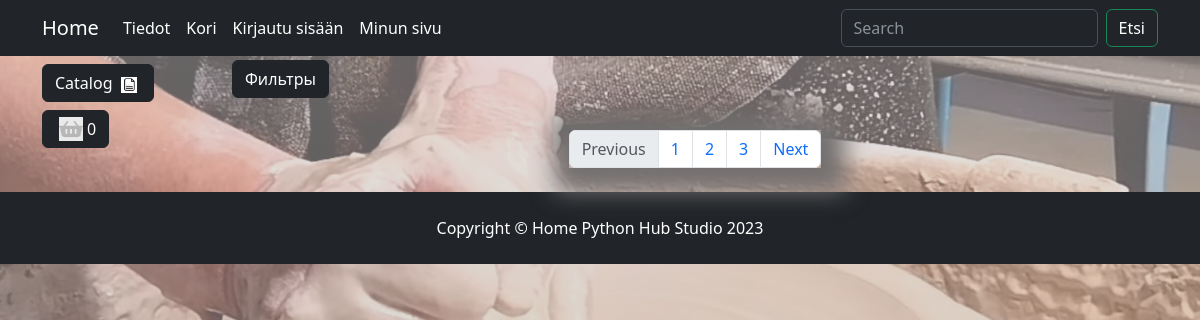
Before: /goods/maljakot/ with the older database file.
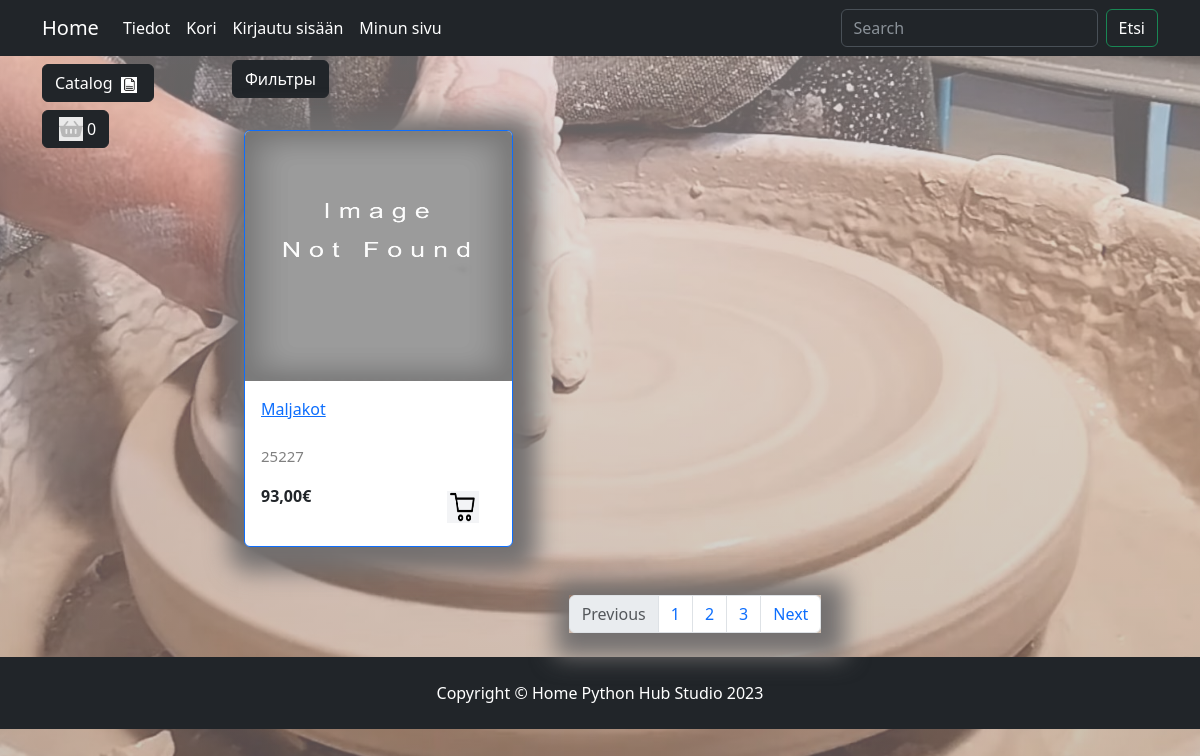
After: the same page with the newer database file.
### goods/models.py (models this page shows, shortened)
class Product(models.Model):
    name=models.CharField(max_length=150, verbose_name='Nimi')
    slug = models.SlugField(max_length=200, unique=True, blank=True, null=True, verbose_name='URL')
    description=models.TextField(blank=True, null=True, verbose_name='Kuvaus')
    price=models.DecimalField(default=0.00, max_digits=7, decimal_places=2, verbose_name='Hinta')
    discount_price=models.DecimalField(default=0.00, max_digits=4, decimal_places=2, verbose_name='Alennettu hinta')
    image=models.ImageField(upload_to='goods_images', blank=True, null=True, verbose_name='Kuva')
    quantity=models.IntegerField(default=0, verbose_name='Määrä')
    category=models.ForeignKey(to=Category, on_delete=models.CASCADE, verbose_name='Kategoria')
    class Meta:
        verbose_name = 'Tuote'
        verbose_name_plural = 'Tuotteet'
    def display_id(self):
        return f'{25225+self.id:05}'

### goods/views.py (the view)
# urls.py: path('<slug:category_slug>/', views.catalog, name='catalog'),
def catalog(request, category_slug):
    if category_slug == 'kaikki-tuotteet':
        goods = Product.objects.all()
    else:
        goods = Product.objects.filter(category__slug=category_slug)
    context = {
        'title': 'Etusivu-Catalog',
        'goods': goods,
    }
    return render(request, 'goods/catalog.html', context)

### goods/templatetags/goods_tags.py (called while the page is built)
@register.simple_tag
def tag_category():
    return Category.objects.all()

### goods/templates/goods/catalog.html (shortened to what this page needs)
{% extends "main/base.html" %}
{% load static %}
{% block container %}
<div class="row">
    <div class="dropdown mb-2">
        <button class="btn btn-secondary dropdown-toggle btn-dark" type="button" data-bs-toggle="dropdown"
            aria-expanded="false">
            Фильтры
        </button>
    </div>
    {% for product in goods %}
    <div class="col-lg-4 col-md-6 p-4">
        <div class="card border-primary rounded custom-shadow">
            {% if product.image %}
            <img src="{{product.image.url }}" class="card-img-top" alt="{{product.name}}" width="100%" height="250vh">
            {% else %}
            <img src="{% static 'deps/images/Not found image.png' %}" class="card-img-top" alt="..." width="100%" height="250vh">
            {% endif %}
            <div class="card-body">
                <a href="{% url "goods:product" product.slug %}">
                    <p class="card-title">{{product.name}}</p>
                </a>
                <p class="product_id">{{ product.display_id }}</p>
                <div class="d-flex justify-content-between">
                    {% if product.discount_price %}
                        <p><s>{{ product.price }}</s>€</p>
                        <p><strong>{{ product.sell_price }}€</strong></p>
                        <span class="badge bg-warning text-dark">{{ product.discount_price }}%</span>
                    {% else %}
                        <p><strong>{{ product.price }}€</strong></p>
                    {% endif %}
                    <a href="#" class="btn">
                        <img class="mx-1" src="{% static 'deps/icons/kori.png' %}" alt="Catalog Icon"
                            width="32" height="32">
                    </a>
                </div>
            </div>
        </div>
    </div>
    {% endfor %}
</div>
<nav aria-label="Page navigation example">
    <ul class="pagination justify-content-center my-4">
        <div class="custom-shadow d-flex">
            <li class="page-item disabled">
              <a class="page-link">Previous</a>
            </li>
            <li class="page-item"><a class="page-link" href="#">1</a></li>
            <li class="page-item"><a class="page-link" href="#">2</a></li>
            <li class="page-item"><a class="page-link" href="#">3</a></li>
            <li class="page-item">
              <a class="page-link" href="#">Next</a>
            </li>
        </div>
    </ul>
</nav>
{% endblock %}
{% block footer %}
<footer class="py-4 bg-dark">
    <div class="container">
        <p class="m-0 text-center text-white">Copyright &copy; Home Python Hub Studio 2023</p>
    </div>
{% endblock %}

Changed rows visible on the page:
added Product: name "Maljakot", display_id "25227", price "93,00"
